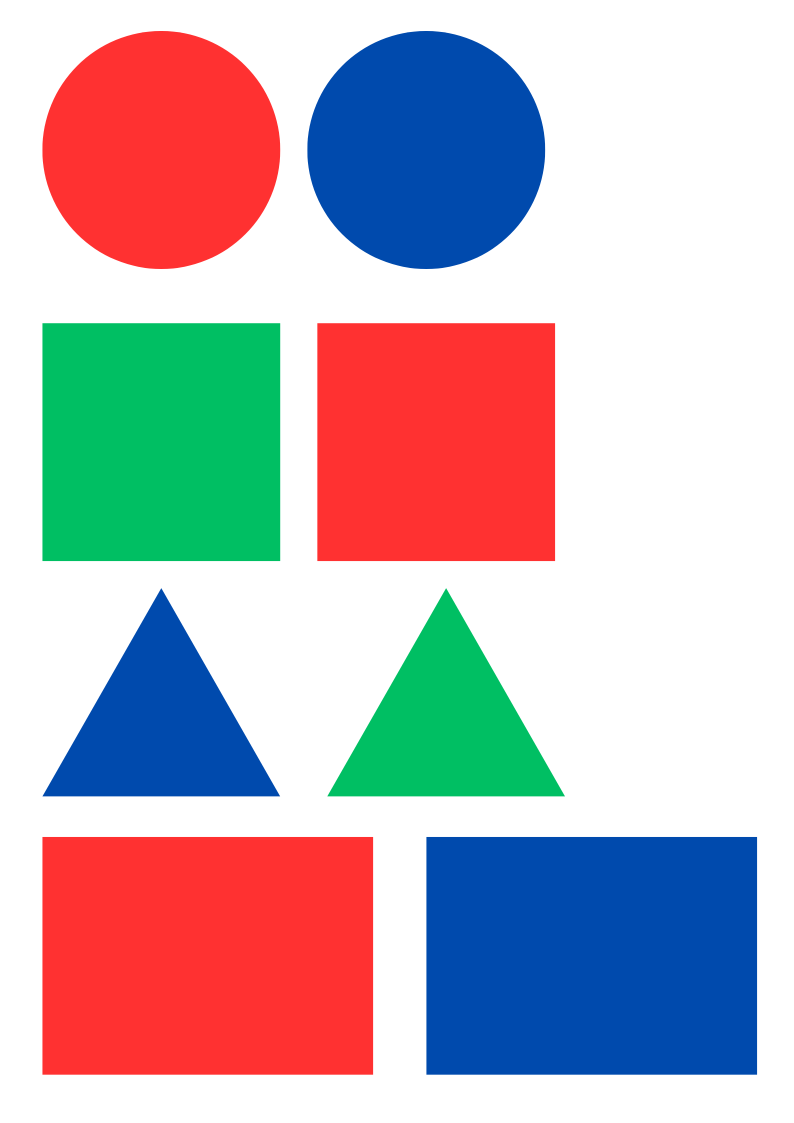
#> input picture bentuk.png, 1587 x 2245 px (shown at 1/2 size)
$ python Image_WarnaBentuk.py
#> lines starting #> are read from the running program, lines starting #| are printed output that depends on the picture; after the words box and inside, x2 and y2 are one past the last pixel; in counts of white or black regions, pixels touching at a corner belong together
import cv2
import numpy as np
def callback(_):
    pass

def init_trackbars_green():
    cv2.namedWindow('HSV Trackbars Green')

    cv2.createTrackbar('LH', 'HSV Trackbars Green', 0, 255, callback)
#> slider 'LH' is set to 51
    cv2.createTrackbar('LS', 'HSV Trackbars Green', 0, 255, callback)
#> slider 'LS' is set to 51
    cv2.createTrackbar('LV', 'HSV Trackbars Green', 0, 255, callback)
#> slider 'LV' is set to 51
    cv2.createTrackbar('UH', 'HSV Trackbars Green', 255, 255, callback)
    cv2.createTrackbar('US', 'HSV Trackbars Green', 255, 255, callback)
    cv2.createTrackbar('UV', 'HSV Trackbars Green', 255, 255, callback)

def get_lower_hsv1():
    lower_hue1 = cv2.getTrackbarPos('LH', 'HSV Trackbars Green')
    lower_saturation1 = cv2.getTrackbarPos('LS', 'HSV Trackbars Green')
    lower_value1 = cv2.getTrackbarPos('LV', 'HSV Trackbars Green')
    return (lower_hue1, lower_saturation1, lower_value1)

def get_upper_hsv1():
    upper_hue1 = cv2.getTrackbarPos('UH', 'HSV Trackbars Green')
    upper_saturation1 = cv2.getTrackbarPos('US', 'HSV Trackbars Green')
    upper_value1 = cv2.getTrackbarPos('UV', 'HSV Trackbars Green')
    return (upper_hue1, upper_saturation1, upper_value1)

def init_trackbars_blue():
    cv2.namedWindow('HSV Trackbars Blue')

    cv2.createTrackbar('LH', 'HSV Trackbars Blue', 0, 255, callback)
#> slider 'LH' is set to 51
    cv2.createTrackbar('LS', 'HSV Trackbars Blue', 0, 255, callback)
#> slider 'LS' is set to 51
    cv2.createTrackbar('LV', 'HSV Trackbars Blue', 0, 255, callback)
#> slider 'LV' is set to 51
    cv2.createTrackbar('UH', 'HSV Trackbars Blue', 255, 255, callback)
    cv2.createTrackbar('US', 'HSV Trackbars Blue', 255, 255, callback)
    cv2.createTrackbar('UV', 'HSV Trackbars Blue', 255, 255, callback)

def get_lower_hsv2():
    lower_hue2 = cv2.getTrackbarPos('LH', 'HSV Trackbars Blue')
    lower_saturation2 = cv2.getTrackbarPos('LS', 'HSV Trackbars Blue')
    lower_value2 = cv2.getTrackbarPos('LV', 'HSV Trackbars Blue')
    return (lower_hue2, lower_saturation2, lower_value2)

def get_upper_hsv2():
    upper_hue2 = cv2.getTrackbarPos('UH', 'HSV Trackbars Blue')
    upper_saturation2 = cv2.getTrackbarPos('US', 'HSV Trackbars Blue')
    upper_value2 = cv2.getTrackbarPos('UV', 'HSV Trackbars Blue')
    return (upper_hue2, upper_saturation2, upper_value2)

def main():
    img = cv2.imread('bentuk.png', -1)
#> img is the input picture: shape (2245, 1587, 4); mean B, G, R, A 185.6, 177.6, 189.4, 255
    img = cv2.resize(img, (0,0), fx=0.3, fy= 0.3)
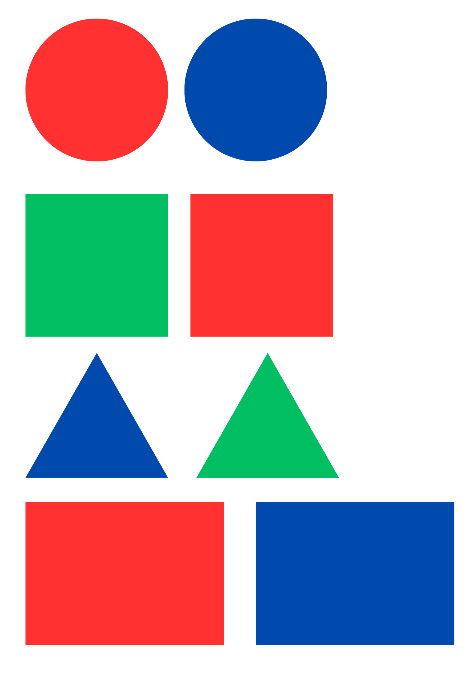
#> img: shape (674, 476, 4); mean B, G, R, A 185.5, 177.5, 189.4, 255
    imgGray = cv2.cvtColor(img, cv2.COLOR_BGR2HSV)
#> imgGray: shape (674, 476, 3); mean H, S, V 24.9, 107.2, 235.5
    while True:
        imgContour = img.copy()
        lower_hsv1 = get_lower_hsv1()
        upper_hsv1 = get_upper_hsv1()

        lower_hsv2 = get_lower_hsv2()
        upper_hsv2 = get_upper_hsv2()

        print(lower_hsv1)
        print(upper_hsv1)
        print(lower_hsv2)
        print(upper_hsv2)


        thresh_green = cv2.inRange(imgGray, lower_hsv1, upper_hsv1)
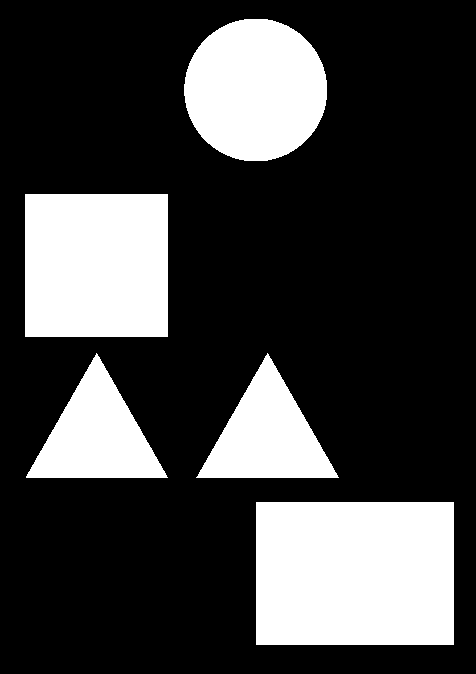
#> thresh_green: shape (674, 476); 25.8% white; 5 white regions, box (x1, y1, x2, y2) and area: (256, 502, 454, 645) 28314, (25, 194, 168, 337) 20449, (184, 19, 327, 161) 16041, (196, 353, 339, 478) 8966, (26, 353, 168, 478) 8964
        thresh_blue = cv2.inRange(imgGray, lower_hsv2, upper_hsv2)

        kernel = cv2.getStructuringElement(cv2.MORPH_ELLIPSE, (5,5))
        thresh_green = cv2.morphologyEx(thresh_green, cv2.MORPH_OPEN, kernel)
#> thresh_green: shape (674, 476); 25.8% white; 5 white regions, box (x1, y1, x2, y2) and area: (256, 502, 454, 645) 28306, (25, 194, 168, 337) 20441, (184, 19, 327, 161) 16041, (198, 355, 337, 478) 8950, (27, 356, 166, 478) 8946
        thresh_blue = cv2.morphologyEx(thresh_blue, cv2.MORPH_OPEN, kernel)

        imgCanny1 = cv2.Canny(thresh_green, 50, 50)
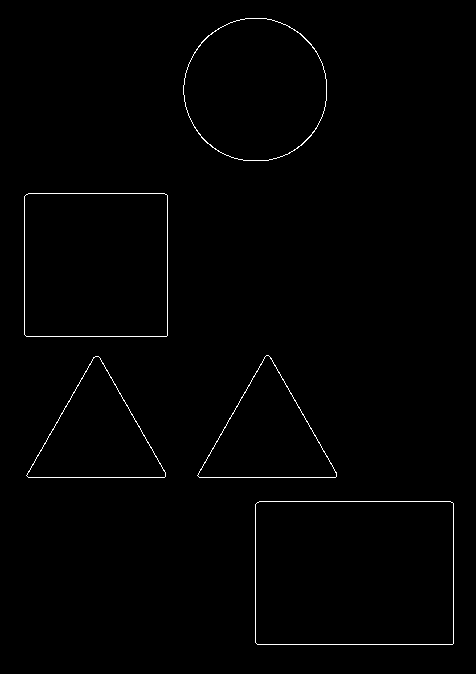
#> imgCanny1: shape (674, 476); 0.79% white in thin lines or dots, all inside (x1, y1, x2, y2) = (24, 18, 454, 645)
        imgCanny2 = cv2.Canny(thresh_blue, 50, 50)

        contours, _ = cv2.findContours(imgCanny1, cv2.RETR_EXTERNAL, cv2.CHAIN_APPROX_SIMPLE)
#> contours = 5 contours; box (x1, y1, x2, y2) and area: (255, 501, 454, 645) 28303, (24, 193, 168, 337) 20438, (183, 18, 327, 161) 16069, (197, 355, 337, 478) 8897, (26, 356, 166, 478) 8892
        contours2, _ = cv2.findContours(imgCanny2, cv2.RETR_EXTERNAL, cv2.CHAIN_APPROX_SIMPLE)
#> contours2 has the same summary as contours

        for contour1 in contours:
            area = cv2.contourArea(contour1)
            # print(area)
            if area > 1000:
                #cv2.drawContours(imgContour, contour1, -1, (0, 0, 0), 3)
                peri = cv2.arcLength(contour1, True)
                approx = cv2.approxPolyDP(contour1, 0.02*peri, True)
                #print(approx)
                sudutObject = len(approx)

                x, y, w, h = cv2.boundingRect(approx)

                if sudutObject == 3:
                    tipeObject = 'Segitiga Hijau'
                elif sudutObject == 4:
                    rasio = w/float(h)
                    if rasio > 0.9 and rasio < 1.1:
                        tipeObject = 'Persegi Hijau'
                    else :
                        tipeObject = 'Persegi Panjang Hijau'
                elif sudutObject == 8:
                    tipeObject = 'Lingkaran Hijau'
                else:
                    tipeObject = 'Benda lain'

                cv2.rectangle(imgContour, (x,y), (x+w, y+h), (0,255,0), 3)
                cv2.putText(imgContour, tipeObject, (x+10, y+30), cv2.FONT_HERSHEY_COMPLEX, 1, (0,255,0), 1, cv2.LINE_AA)
#> this loop made 5 passes
#> (area, peri, approx, sudutObject, x, y, w, h) on passes 1, 4: (28303, 677.3, [[255, 504], [257, 644], [453, 643], [452, 502]], 4, 255, 502, 199, 143), (20438, 567.3, [[26, 194], [24, 334], [166, 336], [167, 195]], 4, 24, 194, 144, 143)
#> (area, peri, approx, sudutObject, x, y, w, h) on passes 2 to 3: (8892, 439.2, [[93, 357], [26, 475], [164, 477]], 3, 26, 357, 139, 121), (8897, 440, [[266, 355], [197, 475], [335, 477]], 3, 197, 355, 139, 123)
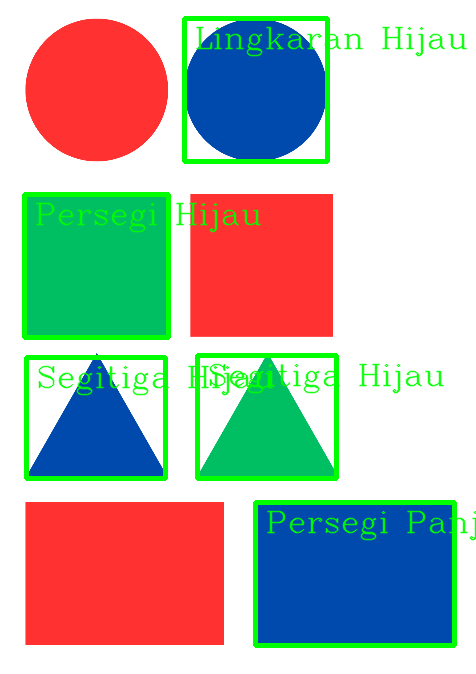
#> imgContour: shape (674, 476, 4); 7.53% of pixels changed, all inside (x1, y1, x2, y2) = (22, 16, 476, 648)

        for contour2 in contours2:
            area = cv2.contourArea(contour2)
            # print(area)
            if area > 1000:
                #cv2.drawContours(imgContour, contour2, -1, (0, 0, 0), 3)
                peri = cv2.arcLength(contour2, True)
                approx = cv2.approxPolyDP(contour2, 0.02*peri, True)
                #print(approx)
                sudutObject = len(approx)

                x, y, w, h = cv2.boundingRect(approx)

                if sudutObject == 3:
                    tipeObject = 'Segitiga Biru'
                elif sudutObject == 4:
                    rasio = w/float(h)
                    if rasio > 0.9 and rasio < 1.1:
                        tipeObject = 'Persegi Biru'
                    else :
                        tipeObject = 'Persegi Panjang Biru'
                elif sudutObject == 8:
                    tipeObject = 'Lingkaran Biru'
                else:
                    tipeObject = 'Benda lain'

                cv2.rectangle(imgContour, (x,y), (x+w, y+h), (255,0,0), 3)
                cv2.putText(imgContour, tipeObject, (x+10, y+30), cv2.FONT_HERSHEY_COMPLEX, 1, (255,0,0), 1, cv2.LINE_AA)
#> this loop made 5 passes
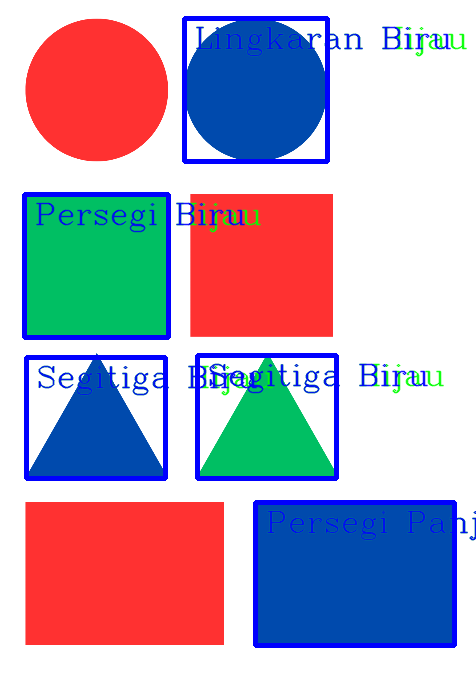
#> imgContour: shape (674, 476, 4); 7.29% of pixels changed, all inside (x1, y1, x2, y2) = (22, 16, 476, 648)

        cv2.imshow('Image contour', imgContour)
        cv2.imshow('Thresh Green', thresh_green)
        cv2.imshow('Thresh Blue', thresh_blue)
        #cv2.imshow('Image Canny Blue', imgCanny2)
        #cv2.imshow('Image Canny Green', imgCanny1)


        if cv2.waitKey(1) == ord('q'):
#> (key q is pressed here)
            break


if __name__ == '__main__':
    init_trackbars_green()
    init_trackbars_blue()
    main()
